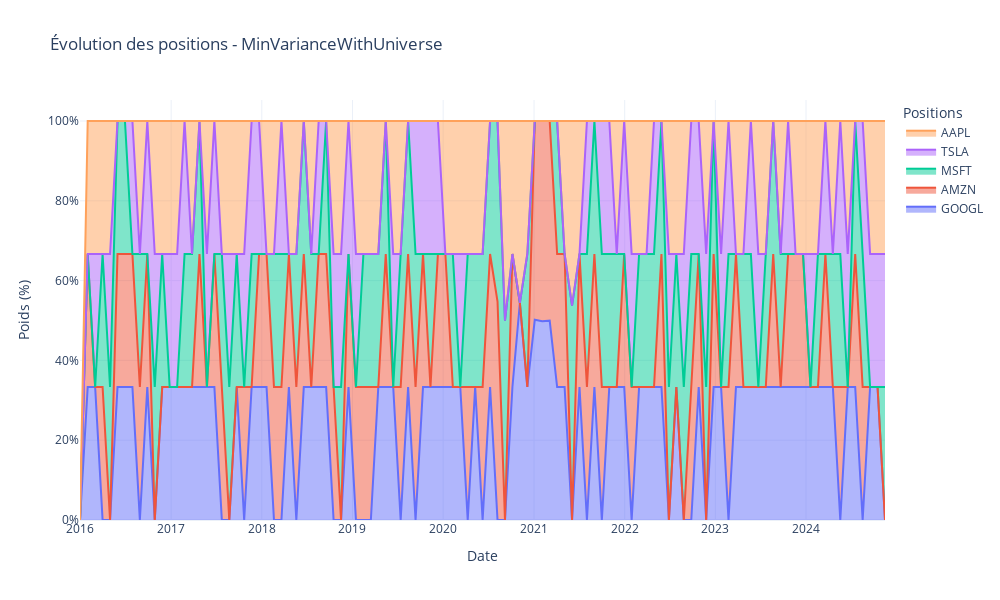

Write notebook code for a chart like this one.
### Code cell
# Affichage des positions finales de la stratégie Min Variance avec l'univers aléatoire
min_variance_with_universe.positions()

### Figure 1 — Plotly figure (JSON) as saved in the notebook; plotly's stock layout.template omitted (floating-point values rounded to 4 significant figures)
{"data": [{"hovertemplate": "%{text}<extra></extra>", "mode": "lines", "name": "GOOGL", "stackgroup": "one", "text": ["", "<b>GOOGL</b><br>Poids: 33.33%", "<b>GOOGL</b><br>Poids: 33.33%", "", "", "<b>GOOGL</b><br>Poids: 33.33%", "<b>GOOGL</b><br>Poids: 33.33%", "<b>GOOGL</b><br>Poids: 33.33%", "", "<b>GOOGL</b><br>Poids: 33.33%", "", "<b>GOOGL</b><br>Poids: 33.33%", "<b>GOOGL</b><br>Poids: 33.33%", "<b>GOOGL</b><br>Poids: 33.33%", "<b>GOOGL</b><br>Poids: 33.33%", "<b>GOOGL</b><br>Poids: 33.33%", "<b>GOOGL</b><br>Poids: 33.33%", "<b>GOOGL</b><br>Poids: 33.33%", "<b>GOOGL</b><br>Poids: 33.33%", "", "", "<b>GOOGL</b><br>Poids: 33.33%", "", "<b>GOOGL</b><br>Poids: 33.33%", "<b>GOOGL</b><br>Poids: 33.33%", "<b>GOOGL</b><br>Poids: 33.33%", "", "", "<b>GOOGL</b><br>Poids: 33.33%", "", "<b>GOOGL</b><br>Poids: 33.33%", "<b>GOOGL</b><br>Poids: 33.33%", "<b>GOOGL</b><br>Poids: 33.33%", "<b>GOOGL</b><br>Poids: 33.33%", "", "", "<b>GOOGL</b><br>Poids: 33.33%", "", "", "", "<b>GOOGL</b><br>Poids: 33.33%", "<b>GOOGL</b><br>Poids: 33.33%", "<b>GOOGL</b><br>Poids: 33.33%", "", "<b>GOOGL</b><br>Poids: 33.33%", "", "<b>GOOGL</b><br>Poids: 33.33%", "<b>GOOGL</b><br>Poids: 33.33%", "<b>GOOGL</b><br>Poids: 33.33%", "<b>GOOGL</b><br>Poids: 33.33%", "<b>GOOGL</b><br>Poids: 33.33%", "<b>GOOGL</b><br>Poids: 33.33%", "", "<b>GOOGL</b><br>Poids: 33.33%", "", "<b>GOOGL</b><br>Poids: 33.33%", "", "", "<b>GOOGL</b><br>Poids: 33.33%", "<b>GOOGL</b><br>Poids: 54.40%", "<b>GOOGL</b><br>Poids: 33.33%", "<b>GOOGL</b><br>Poids: 50.18%", "<b>GOOGL</b><br>Poids: 49.83%", "<b>GOOGL</b><br>Poids: 49.96%", "<b>GOOGL</b><br>Poids: 33.33%", "<b>GOOGL</b><br>Poids: 33.33%", "", "<b>GOOGL</b><br>Poids: 33.33%", "", "<b>GOOGL</b><br>Poids: 33.33%", "", "<b>GOOGL</b><br>Poids: 33.33%", "<b>GOOGL</b><br>Poids: 33.33%", "<b>GOOGL</b><br>Poids: 33.33%", "", "<b>GOOGL</b><br>Poids: 33.33%", "<b>GOOGL</b><br>Poids: 33.33%", "<b>GOOGL</b><br>Poids: 33.33%", "<b>GOOGL</b><br>Poids: 33.33%", "", "<b>GOOGL</b><br>Poids: 33.33%", "", "", "<b>GOOGL</b><br>Poids: 33.33%", "", "<b>GOOGL</b><br>Poids: 33.33%", "<b>GOOGL</b><br>Poids: 33.33%", "", "<b>GOOGL</b><br>Poids: 33.33%", "<b>GOOGL</b><br>Poids: 33.33%", "<b>GOOGL</b><br>Poids: 33.33%", "<b>GOOGL</b><br>Poids: 33.33%", "<b>GOOGL</b><br>Poids: 33.33%", "<b>GOOGL</b><br>Poids: 33.33%", "<b>GOOGL</b><br>Poids: 33.33%", "<b>GOOGL</b><br>Poids: 33.33%", "<b>GOOGL</b><br>Poids: 33.33%", "<b>GOOGL</b><br>Poids: 33.33%", "<b>GOOGL</b><br>Poids: 33.33%", "<b>GOOGL</b><br>Poids: 33.33%", "<b>GOOGL</b><br>Poids: 33.33%", "<b>GOOGL</b><br>Poids: 33.33%", "", "<b>GOOGL</b><br>Poids: 33.33%", "<b>GOOGL</b><br>Poids: 33.33%", "", "<b>GOOGL</b><br>Poids: 33.33%", "<b>GOOGL</b><br>Poids: 33.33%", ""], "type": "scatter", "x": ["2015-12-31T00:00:00", "2016-01-31T00:00:00", "2016-03-01T00:00:00", "2016-03-31T00:00:00", "2016-04-30T00:00:00", "2016-05-30T00:00:00", "2016-06-29T00:00:00", "2016-07-29T00:00:00", "2016-08-28T00:00:00", "2016-09-27T00:00:00", "2016-10-27T00:00:00", "2016-11-26T00:00:00", "2016-12-26T00:00:00", "2017-01-25T00:00:00", "2017-02-24T00:00:00", "2017-03-26T00:00:00", "2017-04-25T00:00:00", "2017-05-25T00:00:00", "2017-06-24T00:00:00", "2017-07-24T00:00:00", "2017-08-23T00:00:00", "2017-09-22T00:00:00", "2017-10-22T00:00:00", "2017-11-21T00:00:00", "2017-12-21T00:00:00", "2018-01-20T00:00:00", "2018-02-19T00:00:00", "2018-03-21T00:00:00", "2018-04-20T00:00:00", "2018-05-20T00:00:00", "2018-06-19T00:00:00", "2018-07-19T00:00:00", "2018-08-18T00:00:00", "2018-09-17T00:00:00", "2018-10-17T00:00:00", "2018-11-16T00:00:00", "2018-12-16T00:00:00", "2019-01-15T00:00:00", "2019-02-14T00:00:00", "2019-03-16T00:00:00", "2019-04-15T00:00:00", "2019-05-15T00:00:00", "2019-06-14T00:00:00", "2019-07-14T00:00:00", "2019-08-13T00:00:00", "2019-09-12T00:00:00", "2019-10-12T00:00:00", "2019-11-11T00:00:00", "2019-12-11T00:00:00", "2020-01-10T00:00:00", "2020-02-09T00:00:00", "2020-03-10T00:00:00", "2020-04-09T00:00:00", "2020-05-09T00:00:00", "2020-06-08T00:00:00", "2020-07-08T00:00:00", "2020-08-07T00:00:00", "2020-09-06T00:00:00", "2020-10-06T00:00:00", "2020-11-05T00:00:00", "2020-12-05T00:00:00", "2021-01-04T00:00:00", "2021-02-03T00:00:00", "2021-03-05T00:00:00", "2021-04-04T00:00:00", "2021-05-04T00:00:00", "2021-06-03T00:00:00", "2021-07-03T00:00:00", "2021-08-02T00:00:00", "2021-09-01T00:00:00", "2021-10-01T00:00:00", "2021-10-31T00:00:00", "2021-11-30T00:00:00", "2021-12-30T00:00:00", "2022-01-29T00:00:00", "2022-02-28T00:00:00", "2022-03-30T00:00:00", "2022-04-29T00:00:00", "2022-05-29T00:00:00", "2022-06-28T00:00:00", "2022-07-28T00:00:00", "2022-08-27T00:00:00", "2022-09-26T00:00:00", "2022-10-26T00:00:00", "2022-11-25T00:00:00", "2022-12-25T00:00:00", "2023-01-24T00:00:00", "2023-02-23T00:00:00", "2023-03-25T00:00:00", "2023-04-24T00:00:00", "2023-05-24T00:00:00", "2023-06-23T00:00:00", "2023-07-23T00:00:00", "2023-08-22T00:00:00", "2023-09-21T00:00:00", "2023-10-21T00:00:00", "2023-11-20T00:00:00", "2023-12-20T00:00:00", "2024-01-19T00:00:00", "2024-02-18T00:00:00", "2024-03-19T00:00:00", "2024-04-18T00:00:00", "2024-05-18T00:00:00", "2024-06-17T00:00:00", "2024-07-17T00:00:00", "2024-08-16T00:00:00", "2024-09-15T00:00:00", "2024-10-15T00:00:00", "2024-11-14T00:00:00"], "y": [0, 33.33, 33.33, 0, 0, 33.33, 33.33, 33.33, 0, 33.33, 0, 33.33, 33.33, 33.33, 33.33, 33.33, 33.33, 33.33, 33.33, 0, 0, 33.33, 0, 33.33, 33.33, 33.33, 0, 0, 33.33, 0, 33.33, 33.33, 33.33, 33.33, 0, 0, 33.33, 0, 0, 0, 33.33, 33.33, 33.33, 0, 33.33, 0, 33.33, 33.33, 33.33, 33.33, 33.33, 33.33, 0, 33.33, 0, 33.33, 0, 0, 33.33, 54.4, 33.33, 50.18, 49.83, 49.96, 33.33, 33.33, 0, 33.33, 0, 33.33, 0, 33.33, 33.33, 33.33, 0, 33.33, 33.33, 33.33, 33.33, 0, 33.33, 0, 0, 33.33, 0, 33.33, 33.33, 0, 33.33, 33.33, 33.33, 33.33, 33.33, 33.33, 33.33, 33.33, 33.33, 33.33, 33.33, 33.33, 33.33, 33.33, 0, 33.33, 33.33, 0, 33.33, 33.33, 0]}, {"hovertemplate": "%{text}<extra></extra>", "mode": "lines", "name": "AMZN", "stackgroup": "one", "text": ["", "<b>AMZN</b><br>Poids: 33.33%", "", "<b>AMZN</b><br>Poids: 33.33%", "", "<b>AMZN</b><br>Poids: 33.33%", "<b>AMZN</b><br>Poids: 33.33%", "<b>AMZN</b><br>Poids: 33.33%", "<b>AMZN</b><br>Poids: 33.33%", "<b>AMZN</b><br>Poids: 33.33%", "", "", "", "", "", "", "<b>AMZN</b><br>Poids: 33.33%", "", "<b>AMZN</b><br>Poids: 33.33%", "<b>AMZN</b><br>Poids: 33.33%", "", "", "<b>AMZN</b><br>Poids: 33.33%", "", "<b>AMZN</b><br>Poids: 33.33%", "<b>AMZN</b><br>Poids: 33.33%", "<b>AMZN</b><br>Poids: 33.33%", "<b>AMZN</b><br>Poids: 33.33%", "<b>AMZN</b><br>Poids: 33.33%", "<b>AMZN</b><br>Poids: 33.33%", "<b>AMZN</b><br>Poids: 33.33%", "", "<b>AMZN</b><br>Poids: 33.33%", "<b>AMZN</b><br>Poids: 33.33%", "<b>AMZN</b><br>Poids: 33.33%", "", "<b>AMZN</b><br>Poids: 33.33%", "<b>AMZN</b><br>Poids: 33.33%", "<b>AMZN</b><br>Poids: 33.33%", "<b>AMZN</b><br>Poids: 33.33%", "", "<b>AMZN</b><br>Poids: 33.33%", "", "<b>AMZN</b><br>Poids: 33.33%", "<b>AMZN</b><br>Poids: 33.33%", "<b>AMZN</b><br>Poids: 33.33%", "<b>AMZN</b><br>Poids: 33.33%", "", "<b>AMZN</b><br>Poids: 33.33%", "<b>AMZN</b><br>Poids: 33.33%", "", "", "<b>AMZN</b><br>Poids: 33.33%", "", "<b>AMZN</b><br>Poids: 33.33%", "<b>AMZN</b><br>Poids: 33.33%", "<b>AMZN</b><br>Poids: 54.75%", "", "<b>AMZN</b><br>Poids: 33.33%", "", "", "<b>AMZN</b><br>Poids: 49.82%", "<b>AMZN</b><br>Poids: 50.17%", "<b>AMZN</b><br>Poids: 50.04%", "<b>AMZN</b><br>Poids: 33.33%", "<b>AMZN</b><br>Poids: 33.33%", "", "<b>AMZN</b><br>Poids: 33.33%", "<b>AMZN</b><br>Poids: 33.33%", "<b>AMZN</b><br>Poids: 33.33%", "<b>AMZN</b><br>Poids: 33.33%", "", "", "<b>AMZN</b><br>Poids: 33.33%", "<b>AMZN</b><br>Poids: 33.33%", "", "", "", "<b>AMZN</b><br>Poids: 33.33%", "", "", "", "<b>AMZN</b><br>Poids: 33.33%", "<b>AMZN</b><br>Poids: 33.33%", "", "<b>AMZN</b><br>Poids: 33.33%", "", "<b>AMZN</b><br>Poids: 33.33%", "<b>AMZN</b><br>Poids: 33.33%", "", "", "", "", "<b>AMZN</b><br>Poids: 33.33%", "", "<b>AMZN</b><br>Poids: 33.33%", "<b>AMZN</b><br>Poids: 33.33%", "<b>AMZN</b><br>Poids: 33.33%", "", "", "<b>AMZN</b><br>Poids: 33.33%", "", "<b>AMZN</b><br>Poids: 33.33%", "", "<b>AMZN</b><br>Poids: 33.33%", "<b>AMZN</b><br>Poids: 33.33%", "", "", ""], "type": "scatter", "x": ["2015-12-31T00:00:00", "2016-01-31T00:00:00", "2016-03-01T00:00:00", "2016-03-31T00:00:00", "2016-04-30T00:00:00", "2016-05-30T00:00:00", "2016-06-29T00:00:00", "2016-07-29T00:00:00", "2016-08-28T00:00:00", "2016-09-27T00:00:00", "2016-10-27T00:00:00", "2016-11-26T00:00:00", "2016-12-26T00:00:00", "2017-01-25T00:00:00", "2017-02-24T00:00:00", "2017-03-26T00:00:00", "2017-04-25T00:00:00", "2017-05-25T00:00:00", "2017-06-24T00:00:00", "2017-07-24T00:00:00", "2017-08-23T00:00:00", "2017-09-22T00:00:00", "2017-10-22T00:00:00", "2017-11-21T00:00:00", "2017-12-21T00:00:00", "2018-01-20T00:00:00", "2018-02-19T00:00:00", "2018-03-21T00:00:00", "2018-04-20T00:00:00", "2018-05-20T00:00:00", "2018-06-19T00:00:00", "2018-07-19T00:00:00", "2018-08-18T00:00:00", "2018-09-17T00:00:00", "2018-10-17T00:00:00", "2018-11-16T00:00:00", "2018-12-16T00:00:00", "2019-01-15T00:00:00", "2019-02-14T00:00:00", "2019-03-16T00:00:00", "2019-04-15T00:00:00", "2019-05-15T00:00:00", "2019-06-14T00:00:00", "2019-07-14T00:00:00", "2019-08-13T00:00:00", "2019-09-12T00:00:00", "2019-10-12T00:00:00", "2019-11-11T00:00:00", "2019-12-11T00:00:00", "2020-01-10T00:00:00", "2020-02-09T00:00:00", "2020-03-10T00:00:00", "2020-04-09T00:00:00", "2020-05-09T00:00:00", "2020-06-08T00:00:00", "2020-07-08T00:00:00", "2020-08-07T00:00:00", "2020-09-06T00:00:00", "2020-10-06T00:00:00", "2020-11-05T00:00:00", "2020-12-05T00:00:00", "2021-01-04T00:00:00", "2021-02-03T00:00:00", "2021-03-05T00:00:00", "2021-04-04T00:00:00", "2021-05-04T00:00:00", "2021-06-03T00:00:00", "2021-07-03T00:00:00", "2021-08-02T00:00:00", "2021-09-01T00:00:00", "2021-10-01T00:00:00", "2021-10-31T00:00:00", "2021-11-30T00:00:00", "2021-12-30T00:00:00", "2022-01-29T00:00:00", "2022-02-28T00:00:00", "2022-03-30T00:00:00", "2022-04-29T00:00:00", "2022-05-29T00:00:00", "2022-06-28T00:00:00", "2022-07-28T00:00:00", "2022-08-27T00:00:00", "2022-09-26T00:00:00", "2022-10-26T00:00:00", "2022-11-25T00:00:00", "2022-12-25T00:00:00", "2023-01-24T00:00:00", "2023-02-23T00:00:00", "2023-03-25T00:00:00", "2023-04-24T00:00:00", "2023-05-24T00:00:00", "2023-06-23T00:00:00", "2023-07-23T00:00:00", "2023-08-22T00:00:00", "2023-09-21T00:00:00", "2023-10-21T00:00:00", "2023-11-20T00:00:00", "2023-12-20T00:00:00", "2024-01-19T00:00:00", "2024-02-18T00:00:00", "2024-03-19T00:00:00", "2024-04-18T00:00:00", "2024-05-18T00:00:00", "2024-06-17T00:00:00", "2024-07-17T00:00:00", "2024-08-16T00:00:00", "2024-09-15T00:00:00", "2024-10-15T00:00:00", "2024-11-14T00:00:00"], "y": [0, 33.33, 0, 33.33, 0, 33.33, 33.33, 33.33, 33.33, 33.33, 0, 0, 0, 0, 0, 0, 33.33, 0, 33.33, 33.33, 0, 0, 33.33, 0, 33.33, 33.33, 33.33, 33.33, 33.33, 33.33, 33.33, 0, 33.33, 33.33, 33.33, 0, 33.33, 33.33, 33.33, 33.33, 0, 33.33, 0, 33.33, 33.33, 33.33, 33.33, 0, 33.33, 33.33, 0, 0, 33.33, 0, 33.33, 33.33, 54.75, 0, 33.33, 0, 0, 49.82, 50.17, 50.04, 33.33, 33.33, 0, 33.33, 33.33, 33.33, 33.33, 0, 0, 33.33, 33.33, 0, 0, 0, 33.33, 0, 0, 0, 33.33, 33.33, 0, 33.33, 0, 33.33, 33.33, 0, 0, 0, 0, 33.33, 0, 33.33, 33.33, 33.33, 0, 0, 33.33, 0, 33.33, 0, 33.33, 33.33, 0, 0, 0]}, {"hovertemplate": "%{text}<extra></extra>", "mode": "lines", "name": "MSFT", "stackgroup": "one", "text": ["", "", "", "<b>MSFT</b><br>Poids: 33.33%", "<b>MSFT</b><br>Poids: 33.33%", "<b>MSFT</b><br>Poids: 33.33%", "<b>MSFT</b><br>Poids: 33.33%", "", "<b>MSFT</b><br>Poids: 33.33%", "", "<b>MSFT</b><br>Poids: 33.33%", "<b>MSFT</b><br>Poids: 33.33%", "", "", "<b>MSFT</b><br>Poids: 33.33%", "<b>MSFT</b><br>Poids: 33.33%", "<b>MSFT</b><br>Poids: 33.33%", "", "", "<b>MSFT</b><br>Poids: 33.33%", "<b>MSFT</b><br>Poids: 33.33%", "<b>MSFT</b><br>Poids: 33.33%", "", "<b>MSFT</b><br>Poids: 33.33%", "", "", "<b>MSFT</b><br>Poids: 33.33%", "<b>MSFT</b><br>Poids: 33.33%", "", "<b>MSFT</b><br>Poids: 33.33%", "<b>MSFT</b><br>Poids: 33.33%", "<b>MSFT</b><br>Poids: 33.33%", "", "<b>MSFT</b><br>Poids: 33.33%", "", "<b>MSFT</b><br>Poids: 33.33%", "", "", "<b>MSFT</b><br>Poids: 33.33%", "<b>MSFT</b><br>Poids: 33.33%", "<b>MSFT</b><br>Poids: 33.33%", "<b>MSFT</b><br>Poids: 33.33%", "", "<b>MSFT</b><br>Poids: 33.33%", "<b>MSFT</b><br>Poids: 33.33%", "<b>MSFT</b><br>Poids: 33.33%", "", "<b>MSFT</b><br>Poids: 33.33%", "", "", "<b>MSFT</b><br>Poids: 33.33%", "", "<b>MSFT</b><br>Poids: 33.33%", "<b>MSFT</b><br>Poids: 33.33%", "<b>MSFT</b><br>Poids: 33.33%", "<b>MSFT</b><br>Poids: 33.33%", "<b>MSFT</b><br>Poids: 45.25%", "<b>MSFT</b><br>Poids: 49.94%", "", "", "<b>MSFT</b><br>Poids: 33.33%", "", "", "", "<b>MSFT</b><br>Poids: 33.33%", "", "<b>MSFT</b><br>Poids: 53.70%", "", "<b>MSFT</b><br>Poids: 33.33%", "<b>MSFT</b><br>Poids: 33.33%", "<b>MSFT</b><br>Poids: 33.33%", "<b>MSFT</b><br>Poids: 33.33%", "<b>MSFT</b><br>Poids: 33.33%", "", "", "<b>MSFT</b><br>Poids: 33.33%", "<b>MSFT</b><br>Poids: 33.33%", "<b>MSFT</b><br>Poids: 33.33%", "<b>MSFT</b><br>Poids: 33.33%", "<b>MSFT</b><br>Poids: 33.33%", "<b>MSFT</b><br>Poids: 33.33%", "<b>MSFT</b><br>Poids: 33.33%", "<b>MSFT</b><br>Poids: 33.33%", "", "<b>MSFT</b><br>Poids: 33.33%", "<b>MSFT</b><br>Poids: 33.33%", "", "<b>MSFT</b><br>Poids: 33.33%", "", "<b>MSFT</b><br>Poids: 33.33%", "<b>MSFT</b><br>Poids: 33.33%", "", "<b>MSFT</b><br>Poids: 33.33%", "<b>MSFT</b><br>Poids: 33.33%", "<b>MSFT</b><br>Poids: 33.33%", "", "", "", "", "<b>MSFT</b><br>Poids: 33.33%", "", "<b>MSFT</b><br>Poids: 33.33%", "<b>MSFT</b><br>Poids: 33.33%", "", "<b>MSFT</b><br>Poids: 33.33%", "<b>MSFT</b><br>Poids: 33.33%", "", "", "<b>MSFT</b><br>Poids: 33.33%"], "type": "scatter", "x": ["2015-12-31T00:00:00", "2016-01-31T00:00:00", "2016-03-01T00:00:00", "2016-03-31T00:00:00", "2016-04-30T00:00:00", "2016-05-30T00:00:00", "2016-06-29T00:00:00", "2016-07-29T00:00:00", "2016-08-28T00:00:00", "2016-09-27T00:00:00", "2016-10-27T00:00:00", "2016-11-26T00:00:00", "2016-12-26T00:00:00", "2017-01-25T00:00:00", "2017-02-24T00:00:00", "2017-03-26T00:00:00", "2017-04-25T00:00:00", "2017-05-25T00:00:00", "2017-06-24T00:00:00", "2017-07-24T00:00:00", "2017-08-23T00:00:00", "2017-09-22T00:00:00", "2017-10-22T00:00:00", "2017-11-21T00:00:00", "2017-12-21T00:00:00", "2018-01-20T00:00:00", "2018-02-19T00:00:00", "2018-03-21T00:00:00", "2018-04-20T00:00:00", "2018-05-20T00:00:00", "2018-06-19T00:00:00", "2018-07-19T00:00:00", "2018-08-18T00:00:00", "2018-09-17T00:00:00", "2018-10-17T00:00:00", "2018-11-16T00:00:00", "2018-12-16T00:00:00", "2019-01-15T00:00:00", "2019-02-14T00:00:00", "2019-03-16T00:00:00", "2019-04-15T00:00:00", "2019-05-15T00:00:00", "2019-06-14T00:00:00", "2019-07-14T00:00:00", "2019-08-13T00:00:00", "2019-09-12T00:00:00", "2019-10-12T00:00:00", "2019-11-11T00:00:00", "2019-12-11T00:00:00", "2020-01-10T00:00:00", "2020-02-09T00:00:00", "2020-03-10T00:00:00", "2020-04-09T00:00:00", "2020-05-09T00:00:00", "2020-06-08T00:00:00", "2020-07-08T00:00:00", "2020-08-07T00:00:00", "2020-09-06T00:00:00", "2020-10-06T00:00:00", "2020-11-05T00:00:00", "2020-12-05T00:00:00", "2021-01-04T00:00:00", "2021-02-03T00:00:00", "2021-03-05T00:00:00", "2021-04-04T00:00:00", "2021-05-04T00:00:00", "2021-06-03T00:00:00", "2021-07-03T00:00:00", "2021-08-02T00:00:00", "2021-09-01T00:00:00", "2021-10-01T00:00:00", "2021-10-31T00:00:00", "2021-11-30T00:00:00", "2021-12-30T00:00:00", "2022-01-29T00:00:00", "2022-02-28T00:00:00", "2022-03-30T00:00:00", "2022-04-29T00:00:00", "2022-05-29T00:00:00", "2022-06-28T00:00:00", "2022-07-28T00:00:00", "2022-08-27T00:00:00", "2022-09-26T00:00:00", "2022-10-26T00:00:00", "2022-11-25T00:00:00", "2022-12-25T00:00:00", "2023-01-24T00:00:00", "2023-02-23T00:00:00", "2023-03-25T00:00:00", "2023-04-24T00:00:00", "2023-05-24T00:00:00", "2023-06-23T00:00:00", "2023-07-23T00:00:00", "2023-08-22T00:00:00", "2023-09-21T00:00:00", "2023-10-21T00:00:00", "2023-11-20T00:00:00", "2023-12-20T00:00:00", "2024-01-19T00:00:00", "2024-02-18T00:00:00", "2024-03-19T00:00:00", "2024-04-18T00:00:00", "2024-05-18T00:00:00", "2024-06-17T00:00:00", "2024-07-17T00:00:00", "2024-08-16T00:00:00", "2024-09-15T00:00:00", "2024-10-15T00:00:00", "2024-11-14T00:00:00"], "y": [0, 0, 0, 33.33, 33.33, 33.33, 33.33, 0, 33.33, 0, 33.33, 33.33, 0, 0, 33.33, 33.33, 33.33, 0, 0, 33.33, 33.33, 33.33, 0, 33.33, 0, 0, 33.33, 33.33, 0, 33.33, 33.33, 33.33, 0, 33.33, 0, 33.33, 0, 0, 33.33, 33.33, 33.33, 33.33, 0, 33.33, 33.33, 33.33, 0, 33.33, 0, 0, 33.33, 0, 33.33, 33.33, 33.33, 33.33, 45.25, 49.94, 0, 0, 33.33, 0, 0, 0, 33.33, 0, 53.7, 0, 33.33, 33.33, 33.33, 33.33, 33.33, 0, 0, 33.33, 33.33, 33.33, 33.33, 33.33, 33.33, 33.33, 33.33, 0, 33.33, 33.33, 0, 33.33, 0, 33.33, 33.33, 0, 33.33, 33.33, 33.33, 0, 0, 0, 0, 33.33, 0, 33.33, 33.33, 0, 33.33, 33.33, 0, 0, 33.33]}, {"hovertemplate": "%{text}<extra></extra>", "mode": "lines", "name": "TSLA", "stackgroup": "one", "text": ["", "", "<b>TSLA</b><br>Poids: 33.33%", "", "<b>TSLA</b><br>Poids: 33.33%", "", "", "<b>TSLA</b><br>Poids: 33.33%", "", "<b>TSLA</b><br>Poids: 33.33%", "<b>TSLA</b><br>Poids: 33.33%", "", "<b>TSLA</b><br>Poids: 33.33%", "<b>TSLA</b><br>Poids: 33.33%", "<b>TSLA</b><br>Poids: 33.33%", "", "", "<b>TSLA</b><br>Poids: 33.33%", "<b>TSLA</b><br>Poids: 33.33%", "", "<b>TSLA</b><br>Poids: 33.33%", "", "<b>TSLA</b><br>Poids: 33.33%", "<b>TSLA</b><br>Poids: 33.33%", "<b>TSLA</b><br>Poids: 33.33%", "", "", "<b>TSLA</b><br>Poids: 33.33%", "", "", "", "", "<b>TSLA</b><br>Poids: 33.33%", "", "<b>TSLA</b><br>Poids: 33.33%", "<b>TSLA</b><br>Poids: 33.33%", "<b>TSLA</b><br>Poids: 33.33%", "<b>TSLA</b><br>Poids: 33.33%", "", "", "", "", "<b>TSLA</b><br>Poids: 33.33%", "", "", "<b>TSLA</b><br>Poids: 33.33%", "<b>TSLA</b><br>Poids: 33.33%", "<b>TSLA</b><br>Poids: 33.33%", "<b>TSLA</b><br>Poids: 33.33%", "", "", "<b>TSLA</b><br>Poids: 33.33%", "", "", "", "", "", "", "", "<b>TSLA</b><br>Poids: 0.00%", "", "<b>TSLA</b><br>Poids: 0.00%", "<b>TSLA</b><br>Poids: 0.00%", "", "", "", "", "", "<b>TSLA</b><br>Poids: 33.33%", "", "<b>TSLA</b><br>Poids: 33.33%", "<b>TSLA</b><br>Poids: 33.33%", "", "<b>TSLA</b><br>Poids: 33.33%", "<b>TSLA</b><br>Poids: 33.33%", "", "", "<b>TSLA</b><br>Poids: 33.33%", "", "<b>TSLA</b><br>Poids: 33.33%", "", "<b>TSLA</b><br>Poids: 33.33%", "<b>TSLA</b><br>Poids: 33.33%", "<b>TSLA</b><br>Poids: 33.33%", "<b>TSLA</b><br>Poids: 33.33%", "", "<b>TSLA</b><br>Poids: 33.33%", "<b>TSLA</b><br>Poids: 33.33%", "", "", "<b>TSLA</b><br>Poids: 33.33%", "<b>TSLA</b><br>Poids: 33.33%", "", "", "", "<b>TSLA</b><br>Poids: 33.33%", "", "", "<b>TSLA</b><br>Poids: 33.33%", "", "<b>TSLA</b><br>Poids: 33.33%", "", "<b>TSLA</b><br>Poids: 33.33%", "<b>TSLA</b><br>Poids: 33.33%", "", "<b>TSLA</b><br>Poids: 33.33%", "<b>TSLA</b><br>Poids: 33.33%", "<b>TSLA</b><br>Poids: 33.33%", "<b>TSLA</b><br>Poids: 33.33%"], "type": "scatter", "x": ["2015-12-31T00:00:00", "2016-01-31T00:00:00", "2016-03-01T00:00:00", "2016-03-31T00:00:00", "2016-04-30T00:00:00", "2016-05-30T00:00:00", "2016-06-29T00:00:00", "2016-07-29T00:00:00", "2016-08-28T00:00:00", "2016-09-27T00:00:00", "2016-10-27T00:00:00", "2016-11-26T00:00:00", "2016-12-26T00:00:00", "2017-01-25T00:00:00", "2017-02-24T00:00:00", "2017-03-26T00:00:00", "2017-04-25T00:00:00", "2017-05-25T00:00:00", "2017-06-24T00:00:00", "2017-07-24T00:00:00", "2017-08-23T00:00:00", "2017-09-22T00:00:00", "2017-10-22T00:00:00", "2017-11-21T00:00:00", "2017-12-21T00:00:00", "2018-01-20T00:00:00", "2018-02-19T00:00:00", "2018-03-21T00:00:00", "2018-04-20T00:00:00", "2018-05-20T00:00:00", "2018-06-19T00:00:00", "2018-07-19T00:00:00", "2018-08-18T00:00:00", "2018-09-17T00:00:00", "2018-10-17T00:00:00", "2018-11-16T00:00:00", "2018-12-16T00:00:00", "2019-01-15T00:00:00", "2019-02-14T00:00:00", "2019-03-16T00:00:00", "2019-04-15T00:00:00", "2019-05-15T00:00:00", "2019-06-14T00:00:00", "2019-07-14T00:00:00", "2019-08-13T00:00:00", "2019-09-12T00:00:00", "2019-10-12T00:00:00", "2019-11-11T00:00:00", "2019-12-11T00:00:00", "2020-01-10T00:00:00", "2020-02-09T00:00:00", "2020-03-10T00:00:00", "2020-04-09T00:00:00", "2020-05-09T00:00:00", "2020-06-08T00:00:00", "2020-07-08T00:00:00", "2020-08-07T00:00:00", "2020-09-06T00:00:00", "2020-10-06T00:00:00", "2020-11-05T00:00:00", "2020-12-05T00:00:00", "2021-01-04T00:00:00", "2021-02-03T00:00:00", "2021-03-05T00:00:00", "2021-04-04T00:00:00", "2021-05-04T00:00:00", "2021-06-03T00:00:00", "2021-07-03T00:00:00", "2021-08-02T00:00:00", "2021-09-01T00:00:00", "2021-10-01T00:00:00", "2021-10-31T00:00:00", "2021-11-30T00:00:00", "2021-12-30T00:00:00", "2022-01-29T00:00:00", "2022-02-28T00:00:00", "2022-03-30T00:00:00", "2022-04-29T00:00:00", "2022-05-29T00:00:00", "2022-06-28T00:00:00", "2022-07-28T00:00:00", "2022-08-27T00:00:00", "2022-09-26T00:00:00", "2022-10-26T00:00:00", "2022-11-25T00:00:00", "2022-12-25T00:00:00", "2023-01-24T00:00:00", "2023-02-23T00:00:00", "2023-03-25T00:00:00", "2023-04-24T00:00:00", "2023-05-24T00:00:00", "2023-06-23T00:00:00", "2023-07-23T00:00:00", "2023-08-22T00:00:00", "2023-09-21T00:00:00", "2023-10-21T00:00:00", "2023-11-20T00:00:00", "2023-12-20T00:00:00", "2024-01-19T00:00:00", "2024-02-18T00:00:00", "2024-03-19T00:00:00", "2024-04-18T00:00:00", "2024-05-18T00:00:00", "2024-06-17T00:00:00", "2024-07-17T00:00:00", "2024-08-16T00:00:00", "2024-09-15T00:00:00", "2024-10-15T00:00:00", "2024-11-14T00:00:00"], "y": [0, 0, 33.33, 0, 33.33, 0, 0, 33.33, 0, 33.33, 33.33, 0, 33.33, 33.33, 33.33, 0, 0, 33.33, 33.33, 0, 33.33, 0, 33.33, 33.33, 33.33, 0, 0, 33.33, 0, 0, 0, 0, 33.33, 0, 33.33, 33.33, 33.33, 33.33, 0, 0, 0, 0, 33.33, 0, 0, 33.33, 33.33, 33.33, 33.33, 0, 0, 33.33, 0, 0, 0, 0, 0, 0, 0, 2.776e-15, 0, 2.776e-15, 2.776e-15, 0, 0, 0, 0, 0, 33.33, 0, 33.33, 33.33, 0, 33.33, 33.33, 0, 0, 33.33, 0, 33.33, 0, 33.33, 33.33, 33.33, 33.33, 0, 33.33, 33.33, 0, 0, 33.33, 33.33, 0, 0, 0, 33.33, 0, 0, 33.33, 0, 33.33, 0, 33.33, 33.33, 0, 33.33, 33.33, 33.33, 33.33]}, {"hovertemplate": "%{text}<extra></extra>", "mode": "lines", "name": "AAPL", "stackgroup": "one", "text": ["", "<b>AAPL</b><br>Poids: 33.33%", "<b>AAPL</b><br>Poids: 33.33%", "<b>AAPL</b><br>Poids: 33.33%", "<b>AAPL</b><br>Poids: 33.33%", "", "", "", "<b>AAPL</b><br>Poids: 33.33%", "", "<b>AAPL</b><br>Poids: 33.33%", "<b>AAPL</b><br>Poids: 33.33%", "<b>AAPL</b><br>Poids: 33.33%", "<b>AAPL</b><br>Poids: 33.33%", "", "<b>AAPL</b><br>Poids: 33.33%", "", "<b>AAPL</b><br>Poids: 33.33%", "", "<b>AAPL</b><br>Poids: 33.33%", "<b>AAPL</b><br>Poids: 33.33%", "<b>AAPL</b><br>Poids: 33.33%", "<b>AAPL</b><br>Poids: 33.33%", "", "", "<b>AAPL</b><br>Poids: 33.33%", "<b>AAPL</b><br>Poids: 33.33%", "", "<b>AAPL</b><br>Poids: 33.33%", "<b>AAPL</b><br>Poids: 33.33%", "", "<b>AAPL</b><br>Poids: 33.33%", "", "", "<b>AAPL</b><br>Poids: 33.33%", "<b>AAPL</b><br>Poids: 33.33%", "", "<b>AAPL</b><br>Poids: 33.33%", "<b>AAPL</b><br>Poids: 33.33%", "<b>AAPL</b><br>Poids: 33.33%", "<b>AAPL</b><br>Poids: 33.33%", "", "<b>AAPL</b><br>Poids: 33.33%", "<b>AAPL</b><br>Poids: 33.33%", "", "", "", "", "", "<b>AAPL</b><br>Poids: 33.33%", "<b>AAPL</b><br>Poids: 33.33%", "<b>AAPL</b><br>Poids: 33.33%", "<b>AAPL</b><br>Poids: 33.33%", "<b>AAPL</b><br>Poids: 33.33%", "<b>AAPL</b><br>Poids: 33.33%", "", "", "<b>AAPL</b><br>Poids: 50.06%", "<b>AAPL</b><br>Poids: 33.33%", "<b>AAPL</b><br>Poids: 45.60%", "<b>AAPL</b><br>Poids: 33.33%", "", "", "", "", "<b>AAPL</b><br>Poids: 33.33%", "<b>AAPL</b><br>Poids: 46.30%", "<b>AAPL</b><br>Poids: 33.33%", "", "", "", "", "<b>AAPL</b><br>Poids: 33.33%", "", "<b>AAPL</b><br>Poids: 33.33%", "<b>AAPL</b><br>Poids: 33.33%", "<b>AAPL</b><br>Poids: 33.33%", "", "", "<b>AAPL</b><br>Poids: 33.33%", "<b>AAPL</b><br>Poids: 33.33%", "<b>AAPL</b><br>Poids: 33.33%", "", "", "<b>AAPL</b><br>Poids: 33.33%", "", "<b>AAPL</b><br>Poids: 33.33%", "", "<b>AAPL</b><br>Poids: 33.33%", "<b>AAPL</b><br>Poids: 33.33%", "", "<b>AAPL</b><br>Poids: 33.33%", "<b>AAPL</b><br>Poids: 33.33%", "", "<b>AAPL</b><br>Poids: 33.33%", "", "<b>AAPL</b><br>Poids: 33.33%", "<b>AAPL</b><br>Poids: 33.33%", "<b>AAPL</b><br>Poids: 33.33%", "<b>AAPL</b><br>Poids: 33.33%", "", "<b>AAPL</b><br>Poids: 33.33%", "", "<b>AAPL</b><br>Poids: 33.33%", "", "", "<b>AAPL</b><br>Poids: 33.33%", "<b>AAPL</b><br>Poids: 33.33%", "<b>AAPL</b><br>Poids: 33.33%"], "type": "scatter", "x": ["2015-12-31T00:00:00", "2016-01-31T00:00:00", "2016-03-01T00:00:00", "2016-03-31T00:00:00", "2016-04-30T00:00:00", "2016-05-30T00:00:00", "2016-06-29T00:00:00", "2016-07-29T00:00:00", "2016-08-28T00:00:00", "2016-09-27T00:00:00", "2016-10-27T00:00:00", "2016-11-26T00:00:00", "2016-12-26T00:00:00", "2017-01-25T00:00:00", "2017-02-24T00:00:00", "2017-03-26T00:00:00", "2017-04-25T00:00:00", "2017-05-25T00:00:00", "2017-06-24T00:00:00", "2017-07-24T00:00:00", "2017-08-23T00:00:00", "2017-09-22T00:00:00", "2017-10-22T00:00:00", "2017-11-21T00:00:00", "2017-12-21T00:00:00", "2018-01-20T00:00:00", "2018-02-19T00:00:00", "2018-03-21T00:00:00", "2018-04-20T00:00:00", "2018-05-20T00:00:00", "2018-06-19T00:00:00", "2018-07-19T00:00:00", "2018-08-18T00:00:00", "2018-09-17T00:00:00", "2018-10-17T00:00:00", "2018-11-16T00:00:00", "2018-12-16T00:00:00", "2019-01-15T00:00:00", "2019-02-14T00:00:00", "2019-03-16T00:00:00", "2019-04-15T00:00:00", "2019-05-15T00:00:00", "2019-06-14T00:00:00", "2019-07-14T00:00:00", "2019-08-13T00:00:00", "2019-09-12T00:00:00", "2019-10-12T00:00:00", "2019-11-11T00:00:00", "2019-12-11T00:00:00", "2020-01-10T00:00:00", "2020-02-09T00:00:00", "2020-03-10T00:00:00", "2020-04-09T00:00:00", "2020-05-09T00:00:00", "2020-06-08T00:00:00", "2020-07-08T00:00:00", "2020-08-07T00:00:00", "2020-09-06T00:00:00", "2020-10-06T00:00:00", "2020-11-05T00:00:00", "2020-12-05T00:00:00", "2021-01-04T00:00:00", "2021-02-03T00:00:00", "2021-03-05T00:00:00", "2021-04-04T00:00:00", "2021-05-04T00:00:00", "2021-06-03T00:00:00", "2021-07-03T00:00:00", "2021-08-02T00:00:00", "2021-09-01T00:00:00", "2021-10-01T00:00:00", "2021-10-31T00:00:00", "2021-11-30T00:00:00", "2021-12-30T00:00:00", "2022-01-29T00:00:00", "2022-02-28T00:00:00", "2022-03-30T00:00:00", "2022-04-29T00:00:00", "2022-05-29T00:00:00", "2022-06-28T00:00:00", "2022-07-28T00:00:00", "2022-08-27T00:00:00", "2022-09-26T00:00:00", "2022-10-26T00:00:00", "2022-11-25T00:00:00", "2022-12-25T00:00:00", "2023-01-24T00:00:00", "2023-02-23T00:00:00", "2023-03-25T00:00:00", "2023-04-24T00:00:00", "2023-05-24T00:00:00", "2023-06-23T00:00:00", "2023-07-23T00:00:00", "2023-08-22T00:00:00", "2023-09-21T00:00:00", "2023-10-21T00:00:00", "2023-11-20T00:00:00", "2023-12-20T00:00:00", "2024-01-19T00:00:00", "2024-02-18T00:00:00", "2024-03-19T00:00:00", "2024-04-18T00:00:00", "2024-05-18T00:00:00", "2024-06-17T00:00:00", "2024-07-17T00:00:00", "2024-08-16T00:00:00", "2024-09-15T00:00:00", "2024-10-15T00:00:00", "2024-11-14T00:00:00"], "y": [0, 33.33, 33.33, 33.33, 33.33, 0, 0, 0, 33.33, 0, 33.33, 33.33, 33.33, 33.33, 0, 33.33, 0, 33.33, 0, 33.33, 33.33, 33.33, 33.33, 0, 0, 33.33, 33.33, 0, 33.33, 33.33, 0, 33.33, 0, 0, 33.33, 33.33, 0, 33.33, 33.33, 33.33, 33.33, 0, 33.33, 33.33, 0, 0, 0, 0, 0, 33.33, 33.33, 33.33, 33.33, 33.33, 33.33, 0, 0, 50.06, 33.33, 45.6, 33.33, 0, 0, 0, 0, 33.33, 46.3, 33.33, 0, 0, 0, 0, 33.33, 0, 33.33, 33.33, 33.33, 0, 0, 33.33, 33.33, 33.33, 0, 0, 33.33, 0, 33.33, 0, 33.33, 33.33, 0, 33.33, 33.33, 0, 33.33, 0, 33.33, 33.33, 33.33, 33.33, 0, 33.33, 0, 33.33, 0, 0, 33.33, 33.33, 33.33]}], "layout": {"height": 600, "hovermode": "x unified", "legend": {"title": {"text": "Positions"}}, "title": {"text": "Évolution des positions - MinVarianceWithUniverse"}, "width": 1000, "xaxis": {"title": {"text": "Date"}}, "yaxis": {"showgrid": true, "ticksuffix": "%", "title": {"text": "Poids (%)"}}}}
